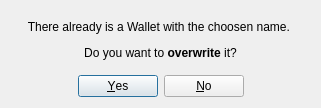
<?xml version="1.0" encoding="UTF-8"?>
<ui version="4.0">
 <class>OverwriteDialog</class>
 <widget class="QDialog" name="OverwriteDialog">
  <property name="geometry">
   <rect>
    <x>0</x>
    <y>0</y>
    <width>321</width>
    <height>108</height>
   </rect>
  </property>
  <property name="windowTitle">
   <string>Dialog</string>
  </property>
  <layout class="QVBoxLayout" name="verticalLayout">
   <item>
    <widget class="QLabel" name="label">
     <property name="text">
      <string>&lt;html&gt;&lt;head/&gt;&lt;body&gt;&lt;p&gt;There already is a Wallet with the choosen name. &lt;/p&gt;&lt;p&gt;Do you want to &lt;span style=&quot; font-weight:600;&quot;&gt;overwrite&lt;/span&gt; it?&lt;/p&gt;&lt;/body&gt;&lt;/html&gt;</string>
     </property>
     <property name="alignment">
      <set>Qt::AlignCenter</set>
     </property>
     <property name="wordWrap">
      <bool>true</bool>
     </property>
    </widget>
   </item>
   <item>
    <widget class="QDialogButtonBox" name="buttonBox">
     <property name="orientation">
      <enum>Qt::Horizontal</enum>
     </property>
     <property name="standardButtons">
      <set>QDialogButtonBox::No|QDialogButtonBox::Yes</set>
     </property>
     <property name="centerButtons">
      <bool>true</bool>
     </property>
    </widget>
   </item>
  </layout>
 </widget>
 <resources/>
 <connections>
  <connection>
   <sender>buttonBox</sender>
   <signal>accepted()</signal>
   <receiver>OverwriteDialog</receiver>
   <slot>accept()</slot>
   <hints>
    <hint type="sourcelabel">
     <x>248</x>
     <y>254</y>
    </hint>
    <hint type="destinationlabel">
     <x>157</x>
     <y>274</y>
    </hint>
   </hints>
  </connection>
  <connection>
   <sender>buttonBox</sender>
   <signal>rejected()</signal>
   <receiver>OverwriteDialog</receiver>
   <slot>reject()</slot>
   <hints>
    <hint type="sourcelabel">
     <x>316</x>
     <y>260</y>
    </hint>
    <hint type="destinationlabel">
     <x>286</x>
     <y>274</y>
    </hint>
   </hints>
  </connection>
 </connections>
</ui>
